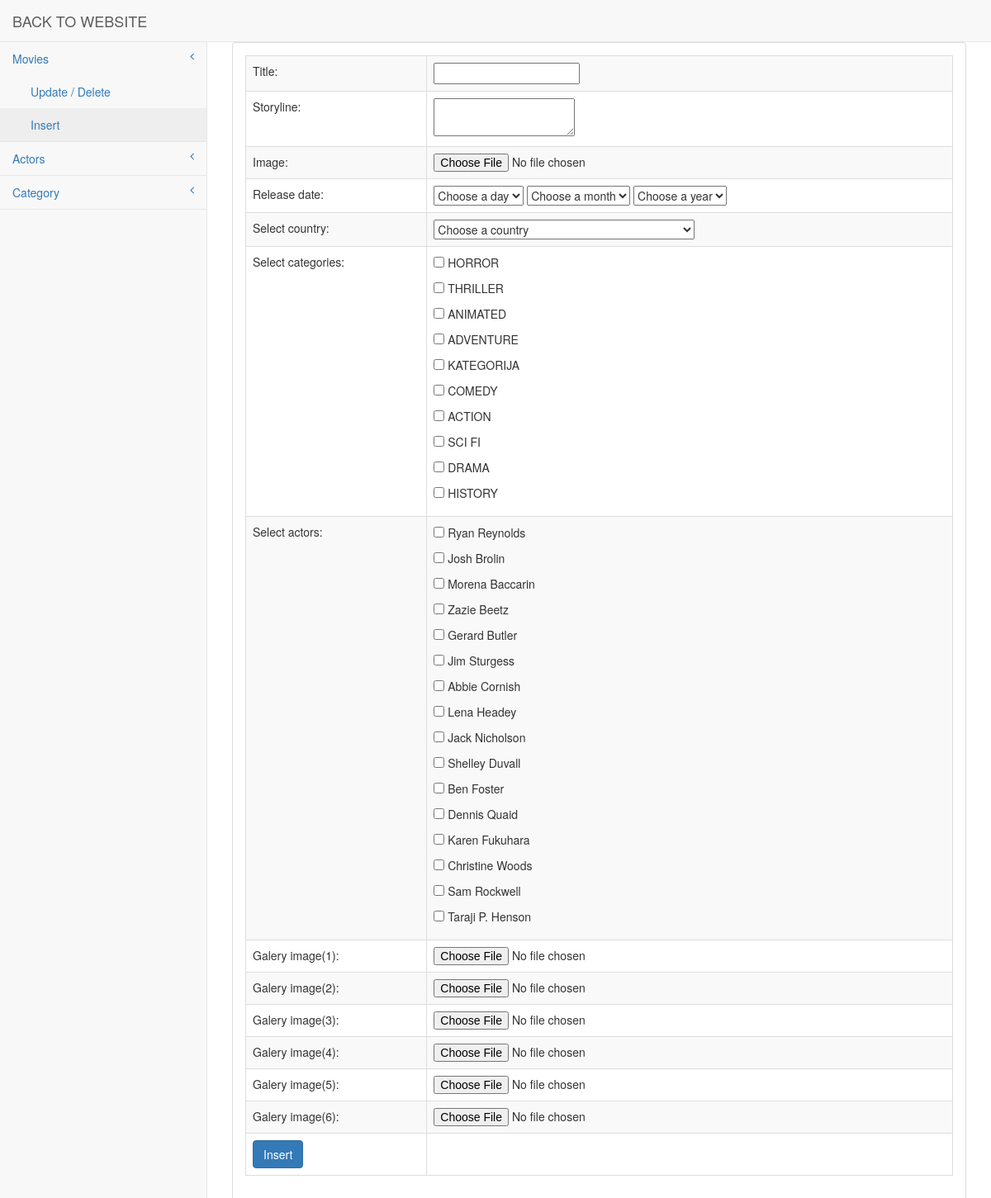
The page /admin/index.php?page=insertM (signed in) on the database its author committed.
### tables this page shows
CREATE TABLE `category` (
  `id` int(11) NOT NULL,
  `name` varchar(255) NOT NULL
);

CREATE TABLE `actor` (
  `id` int(11) NOT NULL,
  `name` varchar(100) NOT NULL,
  `surname` varchar(100) NOT NULL,
  `description` text NOT NULL,
  `img_id` int(11) NOT NULL
);

### models/Category.php (called while the page is built, shortened)
<?php
    class Category
    {
       public function all()
       {
            $con = DB::getInstance()->getConnection();
            return $con->query("select * from category")->fetchAll();
       }
    }

### models/Actor.php (called while the page is built, shortened)
<?php
    class Actor
    {
        public function allNameSurname()
        {
            $con = DB::getInstance()->getConnection();
            return $con->query("select * from actor")->fetchAll();
        }
    }

### admin/views/insert_movie.php (the view, shortened to what this page needs)
<?php
    include_once('../models/Category.php');
    include_once('../models/Actor.php');
?>
<div id="page-wrapper">
    <div class="row">
                    <div class="col-lg-12">
                        <div class="panel panel-default">
                            <div class="panel-body">
                                <form action="../php/movie_insert.php" method="POST" enctype="multipart/form-data">
                                    <table width="100%" class="table table-striped table-bordered table-hover" id="dataTables-example">
                                        <tbody>
                                            <tr>
                                                <td>Title:</td>
                                                <td><input type="text" name="title"></td>
                                            </tr>
                                            <tr>
                                                <td>Storyline:</td>
                                                <td><textarea type="text" name="story"></textarea></td>
                                            </tr>
                                            <tr>
                                                <td>Image:</td>
                                                <td><input type="file" name="image"></td>
                                            </tr>
                                            <tr>
                                                <td>Release date:</td>
                                                <td>
                                                    <select name="d">
                                                        <option value="0">Choose a day</option>
                                                    </select>
                                                    <select name="m">
                                                        <option value="0">Choose a month</option>
                                                    </select>
                                                    <select name="y">
                                                        <option value="0">Choose a year</option>
                                                    </select>
                                                </td>
                                            </tr>
                                            <tr>
                                                <td>
                                                    Select country:
                                                </td>
                                                <td>
                                                    <select name="country">
                                                        <option value="0">Choose a country</option>
                                                    </select>
                                                </td>
                                            </tr>
                                            <tr>
                                                <td>
                                                    Select categories:
                                                </td>
                                                <td>
                                                    <?php
                                                        $category = new Category();
                                                        foreach($category->all() as $c):
                                                    ?>
                                                   <p> <input type="checkbox" name="categories[]" value="<?= $c->id ?>" />&nbsp;<?= strtoupper($c->name) ?></p>
                                                        <?php endforeach; ?>
                                                </td>
                                            </tr>
                                            <tr>
                                                <td>
                                                    Select actors:
                                                </td>
                                                <td>
                                                    <?php
                                                        $actor = new Actor();
                                                        foreach($actor->allNameSurname() as $a):
                                                    ?>
                                                   <p> <input type="checkbox" name="actors[]" value="<?= $a->id ?>" />&nbsp;<?= $a->name.' '.$a->surname ?></p>
                                                        <?php endforeach; ?>
                                                </td>
                                            </tr>
                                            <?php
                                            for($i = 1; $i<=6; $i++):
                                            ?>
                                            <tr>
                                                <td>Galery image(<?= $i ?>):</td>
                                                <td><input type="file" name="galery<?= $i ?>"></td>
                                            </tr>
                                            <?php endfor; ?>
                                            <tr>
                                            <td><button type="submit" class="btn btn-primary" name="insert">
                                            Insert
                                            </button>
                                            </td>
                                            </tr>
                                        </tbody>
                                    </table>
                                </form>
                            </div>
                        </div>
                    </div>
    </div>
</div>

### rows shown on the page
category: name "HORROR"
category: name "THRILLER"
category: name "ANIMATED"
category: name "ADVENTURE"
category: name "KATEGORIJA"
category: name "COMEDY"
category: name "ACTION"
category: name "SCI FI"
category: name "DRAMA"
category: name "HISTORY"
actor: name "Ryan", surname "Reynolds"
actor: name "Josh", surname "Brolin"
actor: name "Morena", surname "Baccarin"
actor: name "Zazie", surname "Beetz"
actor: name "Gerard", surname "Butler"
actor: name "Jim", surname "Sturgess"
actor: name "Abbie", surname "Cornish"
actor: name "Lena", surname "Headey"
actor: name "Jack", surname "Nicholson"
actor: name "Shelley", surname "Duvall"
actor: name "Ben", surname "Foster"
actor: name "Dennis", surname "Quaid"
actor: name "Karen", surname "Fukuhara"
actor: name "Christine", surname "Woods"
actor: name "Sam", surname "Rockwell"
actor: name "Taraji P.", surname "Henson"
